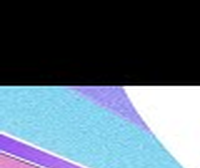
#> input picture puzzle_test/output/thumbnail/piece_01.png, 200 x 168 px; its folder holds only this picture in this run
$ python generate_puzzle.py --input output/thumbnail/piece_01.png
#> lines starting #> are read from the running program, lines starting #| are printed output that depends on the picture
#!/usr/bin/env python3
"""
StreetMelody パズル生成スクリプト
設計書 §14 に基づいて実装

使い方:
    python3 generate_puzzle.py [--owned 1,3,5,7,9]

引数:
    --owned   所持済みピースのID一覧（カンマ区切り）。省略時はランダム12枚。
    --input   入力サムネイル画像パス（デフォルト: input/thumbnail.jpg）
"""

import argparse
import random
from pathlib import Path
from PIL import Image, ImageDraw, ImageFilter

# ── 設定 ──────────────────────────────────────────────────────────────────

COLS          = 6
ROWS          = 4
PIECE_COUNT   = COLS * ROWS          # 24
PIECE_W       = 200                  # 1ピース幅  (1200 / 6)
PIECE_H       = 168                  # 1ピース高さ (672 / 4)
CANVAS_W      = PIECE_W * COLS       # 1200
CANVAS_H      = PIECE_H * ROWS       # 672

# 未所持ピースの色（濃い紫グレー）
LOCKED_COLORS = ["#2F2A45", "#3A3455", "#4B4568"]

# 境界ハイライト色（選択可能なピース）
HIGHLIGHT_COLOR = (143, 109, 244, 160)   # primary color + alpha

# ── ディレクトリ ─────────────────────────────────────────────────────────

BASE   = Path(__file__).parent
INPUT  = BASE / "input"
OUTPUT = BASE / "output"
DIR_LOCKED    = OUTPUT / "locked"
DIR_THUMBNAIL = OUTPUT / "thumbnail"
DIR_PREVIEW   = OUTPUT / "preview"

for d in [DIR_LOCKED, DIR_THUMBNAIL, DIR_PREVIEW]:
    d.mkdir(parents=True, exist_ok=True)

# ── ヘルパー ─────────────────────────────────────────────────────────────

def piece_id(row: int, col: int) -> int:
    """左上から右下に1始まりのID"""
    return row * COLS + col + 1

def piece_rect(row: int, col: int) -> tuple:
    """(left, top, right, bottom)"""
    left = col * PIECE_W
    top  = row * PIECE_H
    return (left, top, left + PIECE_W, top + PIECE_H)

def piece_filename(n: int) -> str:
    return f"piece_{n:02d}.png"

# ── マスク生成（角丸矩形 + 隣接境界に凹凸タブ） ─────────────────────────

TAB_RADIUS   = 18   # タブの半径
TAB_DEPTH    = 22   # タブの突出量
CORNER_R     = 0    # 外周の角丸（外周には付けない）
INNER_MARGIN = 0    # ピース間のギャップ（1pxはアプリ側で管理）

def make_piece_mask(row: int, col: int, size: tuple | None = None) -> Image.Image:
    """
    指定のピース位置に対応する RGBA マスク画像を生成する。
    外周はストレート、内側の境界にタブ（凸凹）をつける。
    隣接ピース同士で凸凹が噛み合う設計。
    """
    w = PIECE_W if size is None else size[0]
    h = PIECE_H if size is None else size[1]

    mask = Image.new("L", (w, h), 0)
    draw = ImageDraw.Draw(mask)

    # ベース矩形（塗りつぶし）
    draw.rectangle([0, 0, w - 1, h - 1], fill=255)

    # --- タブの方向を決める ---
    # 上辺: 一番上の行は平坦、それ以外は上の行との境界
    # 下辺: 一番下の行は平坦、それ以外は下の行との境界
    # 左辺: 一番左は平坦、それ以外
    # 右辺: 一番右は平坦、それ以外

    # タブが「凸（+）」か「凹（-）」かを決める seed
    # 同じピースIDで常に同じ向きを返すよう固定パターンを使う
    def tab_direction(r, c, side):
        """(row, col, side) から凸 or 凹を決める"""
        seed = r * 100 + c * 10 + {"top": 1, "bottom": 2, "left": 3, "right": 4}[side]
        return 1 if (seed % 2 == 0) else -1  # 1=凸, -1=凹

    cx, cy = w // 2, h // 2   # ピース中心

    # 上辺タブ（rowが0以外）
    if row > 0:
        d = tab_direction(row - 1, col, "bottom")  # 上のピースの下辺と噛み合う
        _draw_tab(mask, draw, "top", cx, 0, TAB_RADIUS, TAB_DEPTH, d, w, h)

    # 下辺タブ（最終行以外）
    if row < ROWS - 1:
        d = tab_direction(row, col, "bottom")
        _draw_tab(mask, draw, "bottom", cx, h, TAB_RADIUS, TAB_DEPTH, d, w, h)

    # 左辺タブ（colが0以外）
    if col > 0:
        d = tab_direction(row, col - 1, "right")  # 左のピースの右辺と噛み合う
        _draw_tab(mask, draw, "left", 0, cy, TAB_RADIUS, TAB_DEPTH, d, w, h)

    # 右辺タブ（最終列以外）
    if col < COLS - 1:
        d = tab_direction(row, col, "right")
        _draw_tab(mask, draw, "right", w, cy, TAB_RADIUS, TAB_DEPTH, d, w, h)

    # 軽くぼかしてエッジを滑らかに
    mask = mask.filter(ImageFilter.SMOOTH)
    return mask

def _draw_tab(mask, draw, side, cx, cy, radius, depth, direction, w, h):
    """
    タブ（凸凹）を描く。
    direction: 1=凸（ピース外側に膨らむ）, -1=凹（ピース内側に食い込む）
    """
    r  = radius
    d  = depth * direction

    if side == "top":
        # 上辺: cy=0, cx=ピース水平中心
        bx, by = cx, 0
        if direction == 1:     # 上に飛び出す（マスクに追加）
            draw.ellipse([bx - r, by - d - r, bx + r, by - d + r], fill=255)
        else:                  # 上に食い込む（マスクから削除）
            draw.ellipse([bx - r, by - r, bx + r, by + r], fill=0)

    elif side == "bottom":
        bx, by = cx, h
        if direction == 1:
            draw.ellipse([bx - r, by + d - r, bx + r, by + d + r], fill=255)
        else:
            draw.ellipse([bx - r, by - r, bx + r, by + r], fill=0)

    elif side == "left":
        bx, by = 0, cy
        if direction == 1:
            draw.ellipse([bx - d - r, by - r, bx - d + r, by + r], fill=255)
        else:
            draw.ellipse([bx - r, by - r, bx + r, by + r], fill=0)

    elif side == "right":
        bx, by = w, cy
        if direction == 1:
            draw.ellipse([bx + d - r, by - r, bx + d + r, by + r], fill=255)
        else:
            draw.ellipse([bx - r, by - r, bx + r, by + r], fill=0)

# ── ロック（未所持）ピース生成 ─────────────────────────────────────────

def generate_locked_pieces():
    """黒い未所持ピース24枚を生成して output/locked/ に保存"""
    print("🔒 未所持ピース生成中...")
    colors = [int(c, 16) for c in [
        LOCKED_COLORS[0][1:3], LOCKED_COLORS[0][3:5], LOCKED_COLORS[0][5:7]
    ]]
    base_color = tuple(colors)  # (47, 42, 69)

    for row in range(ROWS):
        for col in range(COLS):
            n = piece_id(row, col)

            # ベース画像（グラデーション風）
            img = Image.new("RGBA", (PIECE_W, PIECE_H), (*base_color, 255))
            draw = ImageDraw.Draw(img)

            # 少し明るいハイライトを左上に
            for px in range(PIECE_W):
                for py in range(PIECE_H):
                    ratio = (px + py) / (PIECE_W + PIECE_H)
                    r = int(base_color[0] + (75 - base_color[0]) * (1 - ratio) * 0.4)
                    g = int(base_color[1] + (69 - base_color[1]) * (1 - ratio) * 0.4)
                    b = int(base_color[2] + (104 - base_color[2]) * (1 - ratio) * 0.4)
                    img.putpixel((px, py), (r, g, b, 255))

            # ピース番号を薄く表示（デバッグ用）
            draw.text((PIECE_W // 2 - 8, PIECE_H // 2 - 6), f"{n:02d}",
                      fill=(255, 255, 255, 60))

            # マスク適用
            mask = make_piece_mask(row, col)
            img.putalpha(mask)

            out_path = DIR_LOCKED / piece_filename(n)
            img.save(out_path, "PNG")
#> this loop made 4 passes
#> pass 1, in generate_locked_pieces, `img.save(out_path, "PNG")`:
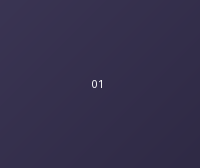
#> saved as piece_01.png: PIL image 200x168 RGBA; mean R, G, B, A 52.3, 47.1, 75.7, 255

    print(f"  → {PIECE_COUNT}枚生成完了: {DIR_LOCKED}")

# ── サムネイルピース生成 ───────────────────────────────────────────────

def generate_thumbnail_pieces(image_path: Path):
    """サムネイルを24枚に切り出して output/thumbnail/ に保存"""
    print(f"🖼  サムネイルピース生成中: {image_path}")

    src = Image.open(image_path).convert("RGBA")
#> src is the input picture: PIL image 200x168 RGBA; mean R, G, B, A 85.1, 103, 118.1, 255
    # 1200×672 にリサイズ
    src = src.resize((CANVAS_W, CANVAS_H), Image.LANCZOS)
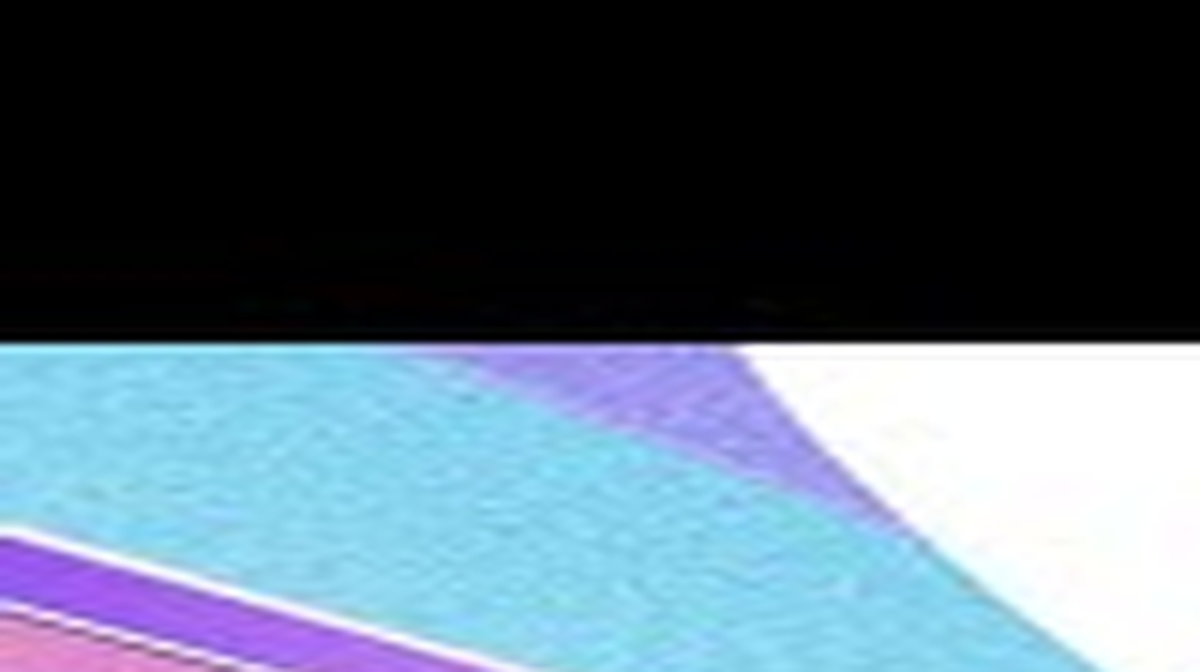
#> src: PIL image 1200x672 RGBA; mean R, G, B, A 85.1, 103, 118.1, 255

    for row in range(ROWS):
        for col in range(COLS):
            n    = piece_id(row, col)
            rect = piece_rect(row, col)

            # 該当エリアを切り出し
            piece_img = src.crop(rect)

            # マスク適用
            mask = make_piece_mask(row, col)
            piece_img.putalpha(mask)

            out_path = DIR_THUMBNAIL / piece_filename(n)
            piece_img.save(out_path, "PNG")
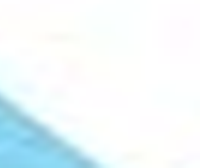
#> piece_img: PIL image 200x168 RGBA; mean R, G, B, A 240.1, 248.8, 251.3, 255

    print(f"  → {PIECE_COUNT}枚生成完了: {DIR_THUMBNAIL}")

# ── プレビュー画像生成 ─────────────────────────────────────────────────

def create_previews(owned_ids: set):
    """
    3種類のプレビュー画像を生成
    - puzzle_preview.png  : サムネイルピース全枚
    - locked_preview.png  : 未所持ピース全枚
    - mixed_preview.png   : owned_ids に応じて混在表示
    """
    print("🔍 プレビュー画像生成中...")

    # キャンバスサイズ（2px ギャップ）
    gap = 2
    canvas_w = CANVAS_W + gap * (COLS - 1)
    canvas_h = CANVAS_H + gap * (ROWS - 1)

    def make_canvas(title):
#> called with title = 'puzzle'
        bg = Image.new("RGBA", (canvas_w, canvas_h), (248, 241, 255, 255))
        return bg

    def place_piece(canvas, piece_img, row, col):
#> called with row = 0, col = 0
        x = col * (PIECE_W + gap)
        y = row * (PIECE_H + gap)
        canvas.paste(piece_img, (x, y), piece_img)

    # puzzle_preview（全サムネイルピース）
    cv_puzzle = make_canvas("puzzle")
    # locked_preview（全未所持ピース）
    cv_locked = make_canvas("locked")
    # mixed_preview（所持済みはサムネイル、未所持は黒）
    cv_mixed  = make_canvas("mixed")

    for row in range(ROWS):
        for col in range(COLS):
            n = piece_id(row, col)

            thumb_img  = Image.open(DIR_THUMBNAIL / piece_filename(n)).convert("RGBA")
            locked_img = Image.open(DIR_LOCKED    / piece_filename(n)).convert("RGBA")

            place_piece(cv_puzzle, thumb_img,  row, col)
            place_piece(cv_locked, locked_img, row, col)

            # mixed: 所持済みはサムネイル、それ以外は黒
            if n in owned_ids:
                place_piece(cv_mixed, thumb_img,  row, col)
            else:
                # 取得可能な未所持ピースにハイライトを重ねる
                highlight = locked_img.copy()
                overlay   = Image.new("RGBA", (PIECE_W, PIECE_H), HIGHLIGHT_COLOR)
                mask_img  = make_piece_mask(row, col)
                overlay.putalpha(mask_img)
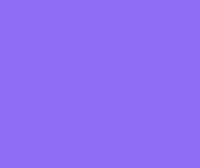
#> overlay: PIL image 200x168 RGBA; mean R, G, B, A 143, 109, 244, 255
                highlight = Image.alpha_composite(highlight, overlay)
                place_piece(cv_mixed, highlight, row, col)
#> call 3 of place_piece, with row = 0, col = 0
#> in place_piece (call 3), `canvas.paste(piece_img, (x, y), piece_img)`:
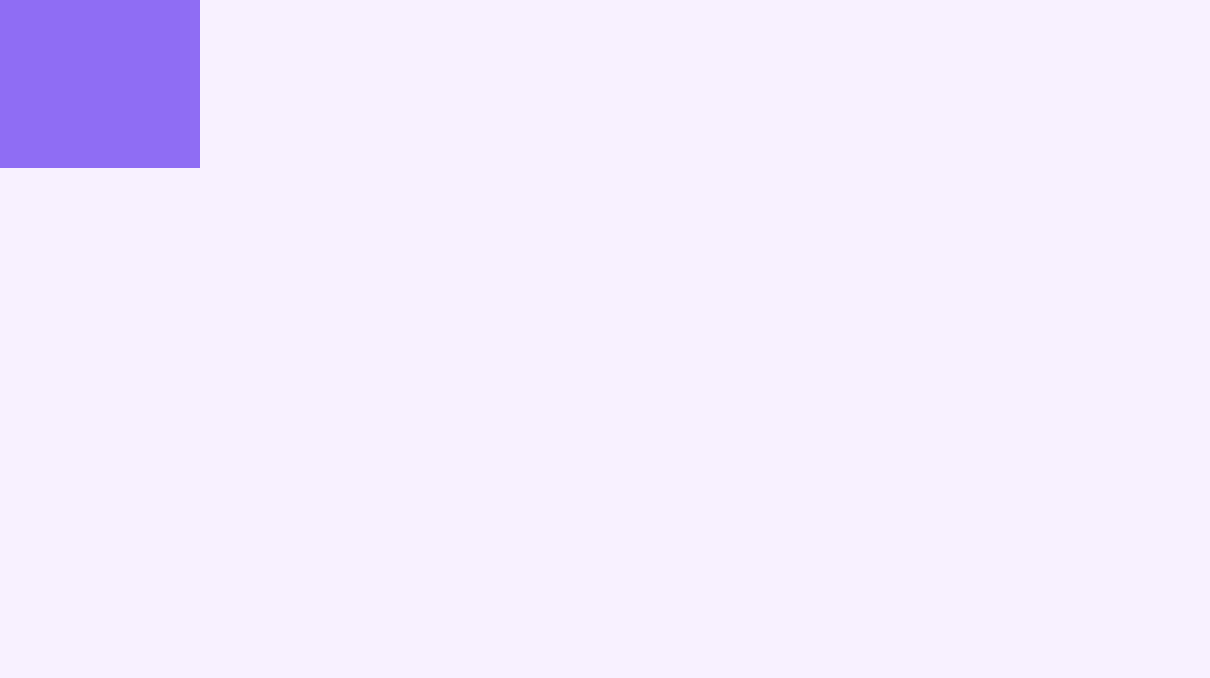
#> canvas: PIL image 1210x678 RGBA; mean R, G, B, A 243.7, 235.6, 254.5, 255

    cv_puzzle.save(DIR_PREVIEW / "puzzle_preview.png")
    cv_locked.save(DIR_PREVIEW / "locked_preview.png")
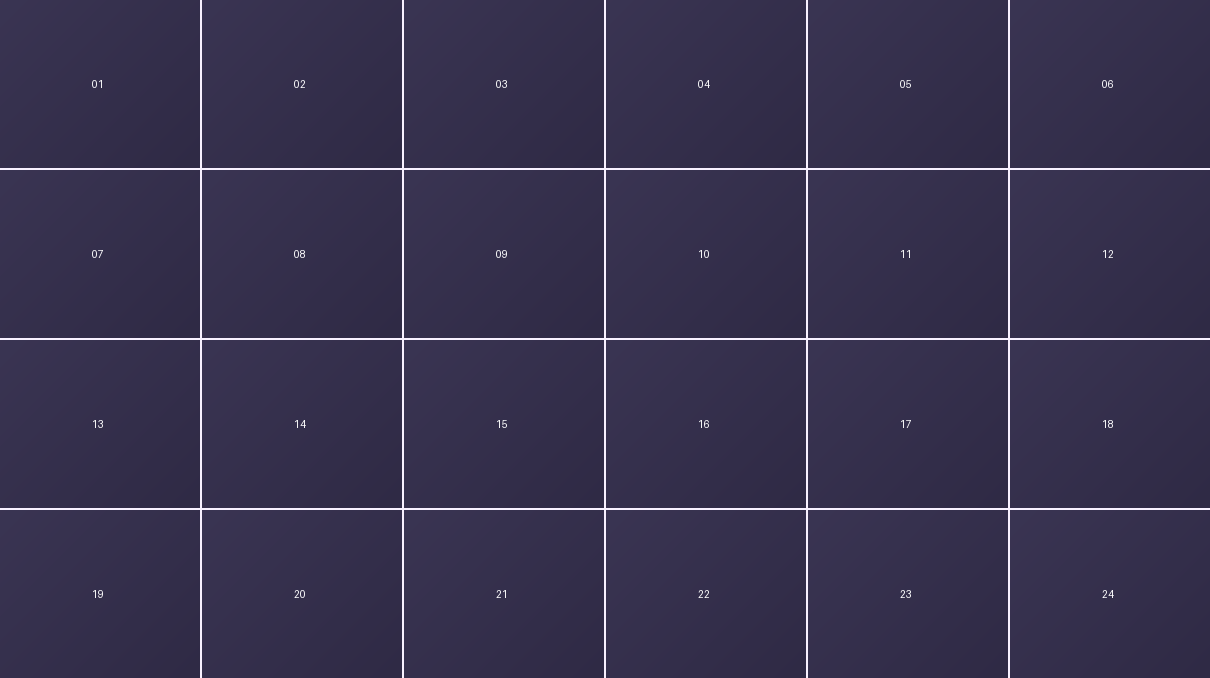
#> saved as locked_preview.png: PIL image 1210x678 RGBA; mean R, G, B, A 55.6, 50.4, 78.7, 255
    cv_mixed.save( DIR_PREVIEW / "mixed_preview.png")
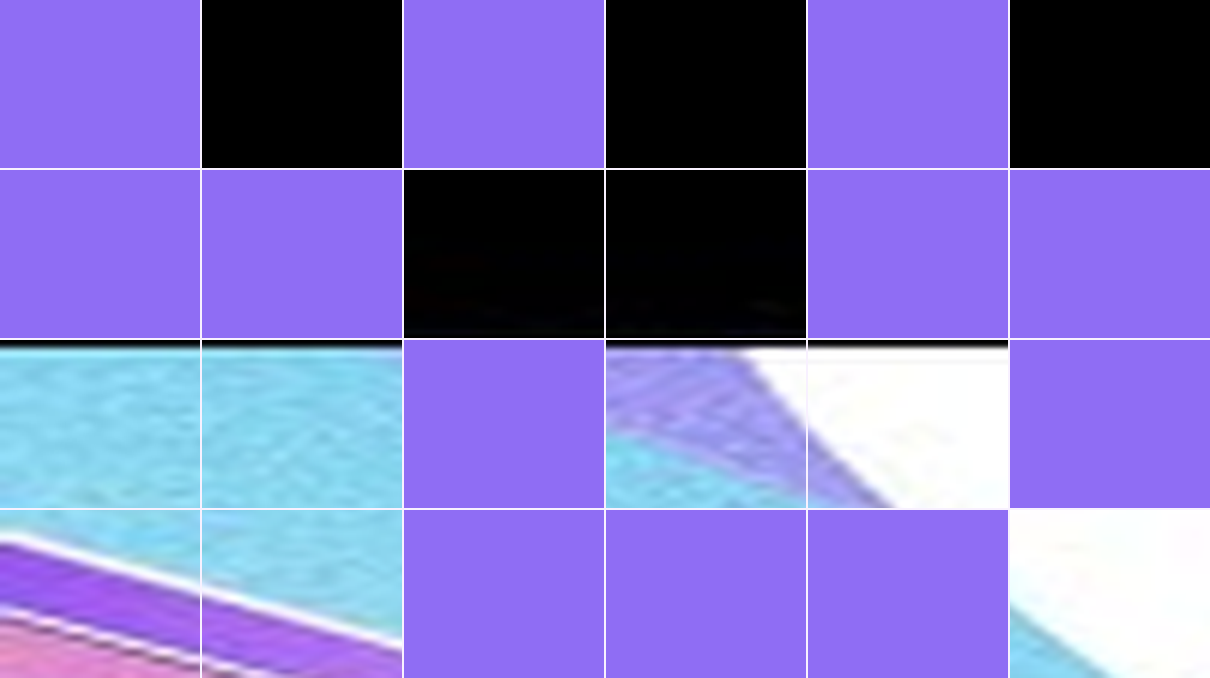
#> saved as mixed_preview.png: PIL image 1210x678 RGBA; mean R, G, B, A 124.6, 115, 191.5, 255

    print(f"  → preview 3枚生成完了: {DIR_PREVIEW}")

# ── メイン ────────────────────────────────────────────────────────────

def main():
    parser = argparse.ArgumentParser(description="StreetMelody パズル生成ツール")
    parser.add_argument("--owned",
                        help="所持済みピースIDのカンマ区切りリスト (例: 1,3,5,7)",
                        default=None)
    parser.add_argument("--input",
                        help="入力サムネイル画像パス",
                        default=str(INPUT / "thumbnail.jpg"))
    args = parser.parse_args()

    image_path = Path(args.input)

    # 所持ピースID
    if args.owned:
        owned_ids = {int(x) for x in args.owned.split(",") if x.strip()}
    else:
        # 省略時はランダムに12枚を所持済みとして扱う
        owned_ids = set(random.sample(range(1, PIECE_COUNT + 1), 12))
        print(f"🎲 ランダム所持ピース: {sorted(owned_ids)}")

    print(f"\n📐 キャンバス: {CANVAS_W}×{CANVAS_H}px  /  ピース: {PIECE_W}×{PIECE_H}px  /  {COLS}×{ROWS}={PIECE_COUNT}枚\n")

    # ① 未所持ピース生成（常時）
    generate_locked_pieces()

    # ② サムネイルピース生成（入力画像が必要）
    if not image_path.exists():
        print(f"\n⚠️  入力画像が見つかりません: {image_path}")
        print("   thumbnail.jpg を input/ フォルダに置いてから再実行してください。")
        print("   locked/ ピースのみ生成しました。")
    else:
        generate_thumbnail_pieces(image_path)
        # ③ プレビュー画像生成
        create_previews(owned_ids)

    print("\n✅ 完了")
    print(f"   output/locked/      — 未所持ピース {PIECE_COUNT}枚")
    if image_path.exists():
        print(f"   output/thumbnail/   — サムネイルピース {PIECE_COUNT}枚")
        print(f"   output/preview/     — プレビュー画像 3枚")
        print(f"\n   所持済み ({len(owned_ids)}枚): {sorted(owned_ids)}")

if __name__ == "__main__":
    main()
